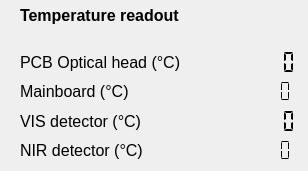
    <widget class="QWidget" name="tab_3">
     <attribute name="title">
      <string>Temp</string>
     </attribute>
     <widget class="QWidget" name="gridLayoutWidget_5">
      <property name="geometry">
       <rect>
        <x>20</x>
        <y>50</y>
        <width>279</width>
        <height>112</height>
       </rect>
      </property>
      <layout class="QGridLayout" name="gridLayout_5">
       <property name="horizontalSpacing">
        <number>7</number>
       </property>
       <item row="2" column="0">
        <widget class="QLabel" name="label_13">
         <property name="font">
          <font>
           <pointsize>12</pointsize>
          </font>
         </property>
         <property name="text">
          <string>VIS detector (°C)</string>
         </property>
        </widget>
       </item>
       <item row="1" column="1">
        <widget class="QLCDNumber" name="lcdNumber_2">
         <property name="font">
          <font>
           <pointsize>12</pointsize>
           <weight>75</weight>
           <bold>true</bold>
          </font>
         </property>
         <property name="frameShape">
          <enum>QFrame::NoFrame</enum>
         </property>
         <property name="segmentStyle">
          <enum>QLCDNumber::Flat</enum>
         </property>
        </widget>
       </item>
       <item row="2" column="1">
        <widget class="QLCDNumber" name="lcdNumber_3">
         <property name="font">
          <font>
           <pointsize>12</pointsize>
           <weight>75</weight>
           <bold>true</bold>
          </font>
         </property>
         <property name="frameShape">
          <enum>QFrame::NoFrame</enum>
         </property>
         <property name="segmentStyle">
          <enum>QLCDNumber::Flat</enum>
         </property>
        </widget>
       </item>
       <item row="0" column="1">
        <widget class="QLCDNumber" name="lcdNumber_1">
         <property name="font">
          <font>
           <pointsize>12</pointsize>
           <weight>75</weight>
           <bold>true</bold>
          </font>
         </property>
         <property name="cursor">
          <cursorShape>UpArrowCursor</cursorShape>
         </property>
         <property name="autoFillBackground">
          <bool>false</bool>
         </property>
         <property name="frameShape">
          <enum>QFrame::NoFrame</enum>
         </property>
         <property name="smallDecimalPoint">
          <bool>false</bool>
         </property>
         <property name="segmentStyle">
          <enum>QLCDNumber::Flat</enum>
         </property>
        </widget>
       </item>
       <item row="1" column="0">
        <widget class="QLabel" name="label_3">
         <property name="font">
          <font>
           <pointsize>12</pointsize>
          </font>
         </property>
         <property name="text">
          <string>Mainboard (°C)</string>
         </property>
        </widget>
       </item>
       <item row="0" column="0">
        <widget class="QLabel" name="label_2">
         <property name="font">
          <font>
           <pointsize>12</pointsize>
          </font>
         </property>
         <property name="text">
          <string>PCB Optical head (°C)          </string>
         </property>
        </widget>
       </item>
       <item row="3" column="0">
        <widget class="QLabel" name="label_14">
         <property name="font">
          <font>
           <pointsize>12</pointsize>
          </font>
         </property>
         <property name="text">
          <string>NIR detector (°C)</string>
         </property>
        </widget>
       </item>
       <item row="3" column="1">
        <widget class="QLCDNumber" name="lcdNumber_4">
         <property name="font">
          <font>
           <pointsize>12</pointsize>
           <weight>75</weight>
           <bold>true</bold>
          </font>
         </property>
         <property name="frameShape">
          <enum>QFrame::NoFrame</enum>
         </property>
         <property name="segmentStyle">
          <enum>QLCDNumber::Flat</enum>
         </property>
        </widget>
       </item>
      </layout>
     </widget>
     <widget class="QLabel" name="label_38">
      <property name="geometry">
       <rect>
        <x>20</x>
        <y>0</y>
        <width>231</width>
        <height>31</height>
       </rect>
      </property>
      <property name="font">
       <font>
        <pointsize>12</pointsize>
        <weight>75</weight>
        <bold>true</bold>
       </font>
      </property>
      <property name="text">
       <string>Temperature readout</string>
      </property>
     </widget>
    </widget>
